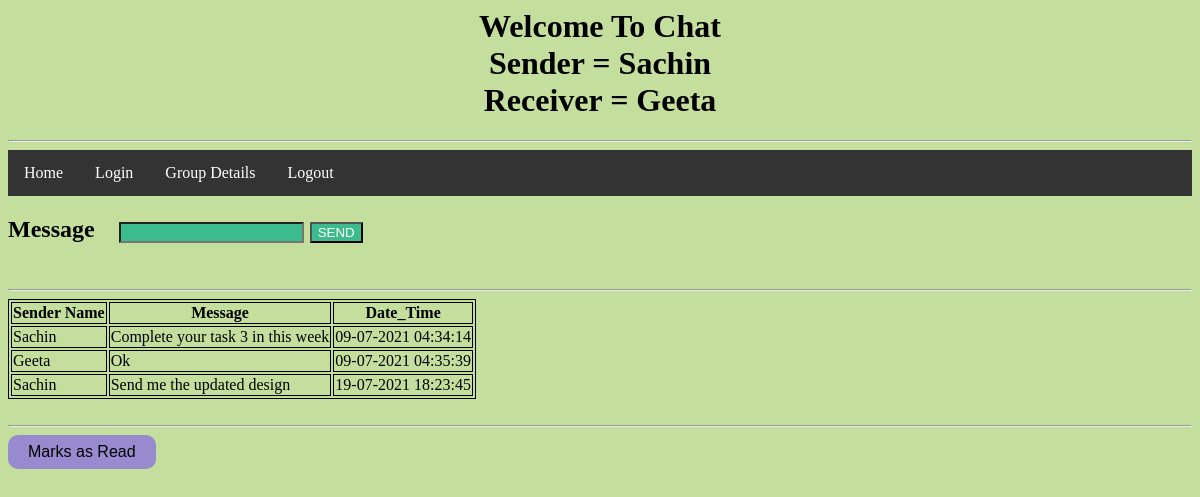
Page /messages.php?user_id=16 (signed in) on the committed database.
### tables this page shows
CREATE TABLE `user` (
  `user_id` int(11) NOT NULL,
  `Username` varchar(120) NOT NULL,
  `Password` varchar(120) NOT NULL,
  `Security_Question` varchar(120) NOT NULL,
  `Answer` varchar(120) NOT NULL,
  `group_id` int(11) NOT NULL,
  `Role` varchar(240) NOT NULL
);

CREATE TABLE `messages` (
  `sender` int(11) NOT NULL,
  `message` varchar(240) NOT NULL,
  `receiver` int(11) NOT NULL,
  `date_time` varchar(240) NOT NULL,
  `status` int(11) NOT NULL DEFAULT 0
);

### messages.php (the view, shortened to what this page needs)
<?php
require_once('pdo.php');
?>
<?php
  $sql = 'select * from messages where (sender=:sender and receiver=:receiver) or (sender=:receiver and receiver=:sender)';
  $stmt = $pdo->prepare($sql);
  $stmt->execute(array(
    ':sender' => $_GET['user_id'],
    ':receiver' => $_SESSION['user_id'],
  ));
  $rows = $stmt->fetchAll(PDO::FETCH_ASSOC);
  $sql = 'select Username from user where user_id=:receiver';
  $stmt = $pdo->prepare($sql);
  $stmt->execute(array(
    ':receiver' => $_GET['user_id'],
  ));
  $receiver = $stmt->fetchAll(PDO::FETCH_ASSOC);
?>
<html>
    <head>
      <link href='style_file_1.css' rel="stylesheet">
    </head>
    <body onload="load()  " style="background-color:#C4DF9D;">
          <div style='background-color:#C4DF9D;'class="card">
              <div class="card-body">
                  <center>
                    <h1>Welcome To Chat
                      <br>Sender = <?=$_SESSION['username']?>
                      <br>Receiver = <?=$receiver[0]['Username']?>
                   </h1>
                 </center>
              </div>
          </div>
          <hr>
                    <ul>
                        <li>
                            <a  aria-current="page" href="home.php">Home</a>
                        </li>
                        <li>
                            <a  aria-current="page" href="index.php">Login</a>
                        </li>
                        <li>
                            <a  aria-current="page" href="group_details.php">Group Details</a>
                        </li>
                        <li>
                            <a  aria-current="page" href="logout.php">Logout</a>
                        </li>
                    </ul>
          <div>
              <form method='post'>
                  <h2>Message &nbsp&nbsp <input name='message' type='text'>
                  <input type='submit' value='SEND'name='send'>
              </form>
          </div>
          <br><hr>
          <div>
                <table>
                  <tr>
                    <th>Sender Name</th><th>Message</th><th>Date_Time</th>
                  </tr>
                      <?php
                        foreach($rows as $row){
                          echo "<tr>";
                          $sql = 'select Username from user where user_id = :user_id';
                          $stmt = $pdo->prepare($sql);
                          $stmt->execute(array(
                            ':user_id' => $row['sender']
                           ));
                          $user_row = $stmt->fetchAll(PDO::FETCH_ASSOC);
                          echo "<td>".$user_row[0]['Username']."</td>";
                          echo "<td>".$row['message']."</td>";
                          echo "<td>".$row['date_time']."</td>";
                          echo "</tr>";
                        }
                      ?>
                </table>
          </div>
          <br>
          <hr>
          <form method='post'>
            <input class='button' type='submit' Value='Marks as Read' name='mark_as_read'>
          </form>
          <br>
    </body>
</html>

### style_file_1.css (style rules this page uses)
input,password[type=text] { background-color: #3CBC8D; color: white; }
.button { background-color: #988ACF; border: none; border-radius: 10px; color: black; padding: 8px 20px; text-align: center; text-decoration: none; display: inline-block; font-size: 16px; }
ul { list-style-type: none; margin: 0; padding: 0; overflow: hidden; background-color: #333; }
li { float: left; }
li a { display: block; color: white; text-align: center; padding: 14px 16px; text-decoration: none; }

### messages.php (style rules this page uses)
table, th, td { border:1px solid black; }

### rows in the picture
user: Username "Geeta"
messages: sender.Username "Sachin", message "Complete your task 3 in this week", date_time "09-07-2021 04:34:14"
messages: sender.Username "Geeta", message "Ok", date_time "09-07-2021 04:35:39"
messages: sender.Username "Sachin", message "Send me the updated design", date_time "19-07-2021 18:23:45"

### other values in the picture
$_SESSION['username'] "Sachin"
